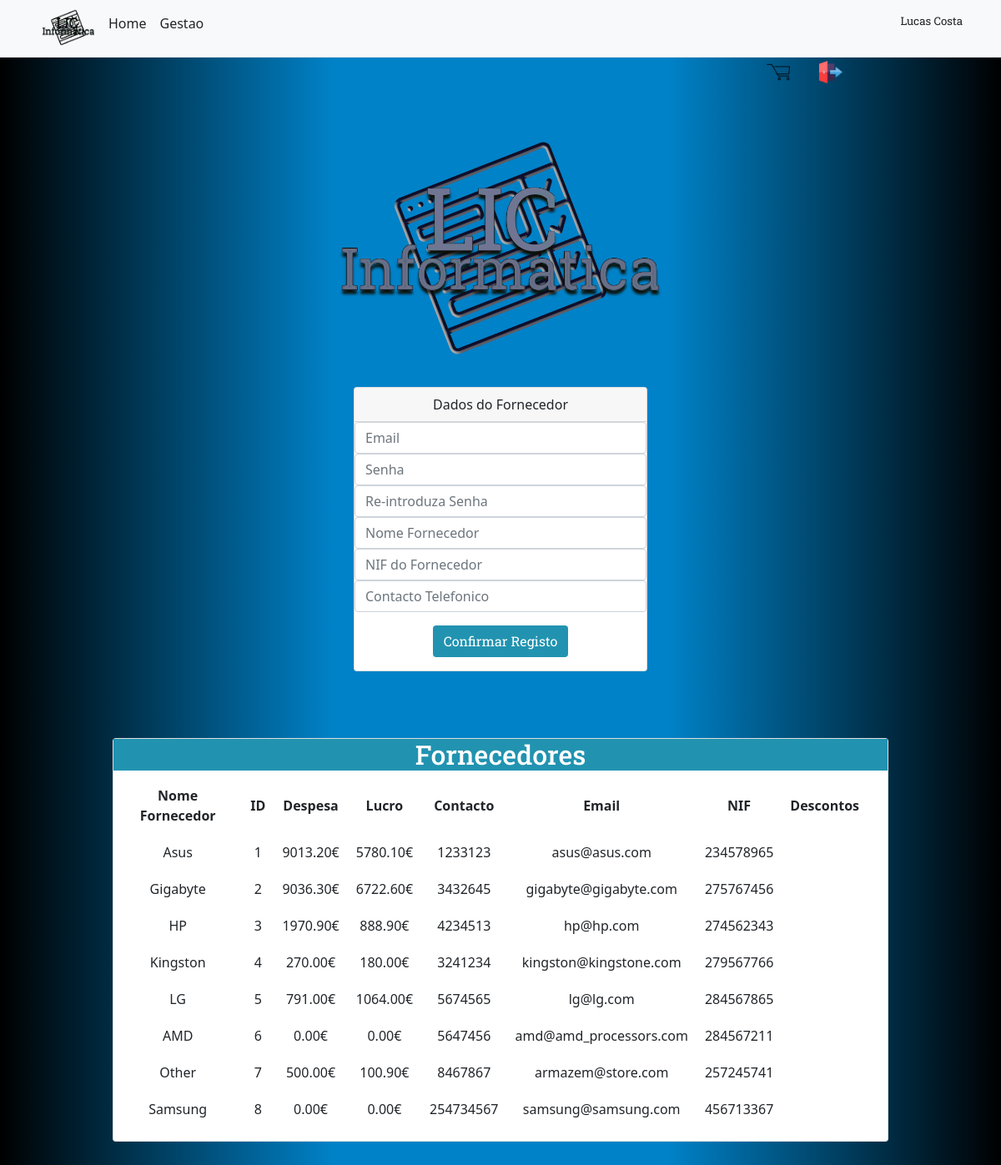
Page /admin/criar-fornecedor (signed in) on the earlier database version.
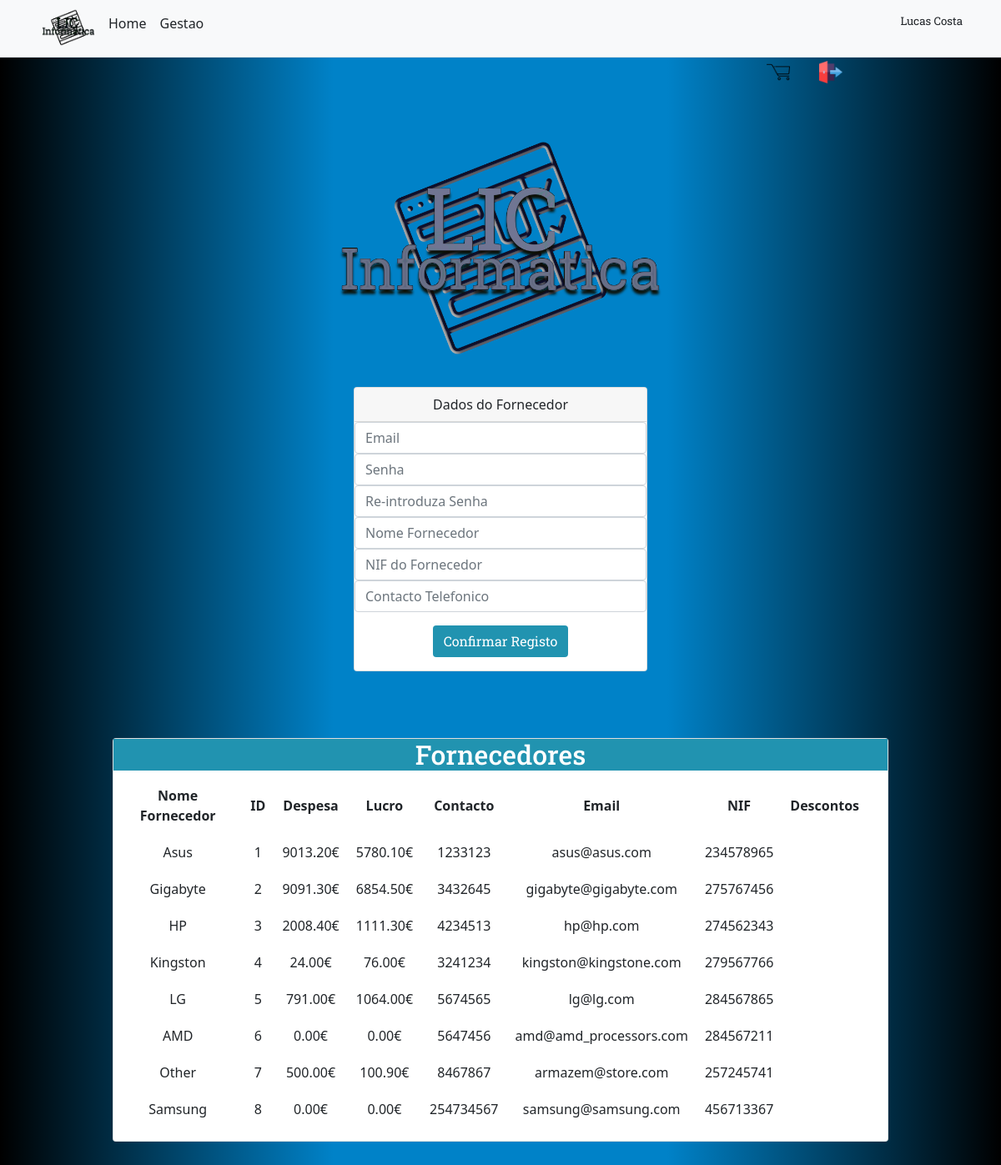
Same page on the later database version.
### main_app.py (models this page shows)
class Fornecedor(db.Model):
    __tablename__ = 'Fornecedores'
    id_fornecedor = db.Column(db.Integer, primary_key=True)
    email_fornecedor = db.Column(db.String(100))
    nome_fornecedor = db.Column(db.String(60))
    desp_fornecedor = db.Column(db.Float)
    lucro_fornecedor = db.Column(db.Float)
    contacto = db.Column(db.Integer)
    numero_IF = db.Column(db.Integer)
    senha_login = db.Column(db.String)
    desconto_fornecedor = db.Column(db.Integer)
    db.create_all()
    db.session.commit()

### main_app.py (the view, shortened to what this page needs)
@root.route('/admin/criar-fornecedor', methods=['GET', 'POST'])
def criar_fornecedor():
    fornecedor = lista_fornecedores()
    if request.method == 'GET':
        return render_template('criar_fornecedor.html',fornecedores = fornecedor)

### main_app.py (called while the page is built)
def lista_fornecedores():
    try:
        con = sqlite3.connect('database/dados_informacoes2.db')
        cursor = con.cursor()
        cursor.execute("SELECT * FROM Fornecedores")
        fornecedores = cursor.fetchall()
        return fornecedores
    except Exception as e:
        print(e)
    finally:
        cursor.close()
        con.close()

### templates/criar_fornecedor.html (shortened to what this page needs)
<!DOCTYPE html>
<html lang="en">
<head>
    <link href="https://cdn.jsdelivr.net/npm/bootstrap@5.1.3/dist/css/bootstrap.min.css" rel="stylesheet"
>
    <link rel="stylesheet" href="/static/main.css">
</head>
<body>
    <main>
        <nav class="py-2 bg-light border-bottom">
            <div class="container d-flex flex-wrap">
                <img alt="lefters" src="/static/img/LIC_Informatica3.png" width="80" height="50">
                <ul class="nav me-auto">
                    <li class="nav-item"><a href="/" class="nav-link link-dark px-2 " aria-current="page">Home</a></li>
                    {% if session['log_in_admin'] == True or session['log_in_fornecedor'] == True%}
                    <li class="nav-item"><a href="/listagem_produto" class="nav-link link-dark px-2">Gestao</a></li>
                    {% endif %}
                </ul>
                <ul>
                    {% if session['log_in'] == True or session['log_in_admin'] == True or session['log_in_fornecedor']
                    == True%}
                    <a class="nav-link link-dark px-1 py-2 btn_smalsize sub_titulo">{{session['username']}}</a>
                    {% endif%}
                </ul>
            </div>
        </nav>
        <ul>
            {% if session['log_in'] == True or session['log_in_admin'] == True or session['log_in_fornecedor'] == True
            %}
            <div class="header col-2 offset-9 ">
                <nav class="nav">
                    <a class="nav-link py-1 px-0" href="/user-login/carrinho">
                        <img action="submit" alt="centered image" href="/user-login/carrinho" rel="icon lefters"
                            type="image/png" src="/static/img/carrinho-de-compras.png" height="55" width="55">
                    </a>
                    <a class="nav-link py-1 px-2 " href="/logout">
                        <img action="submit" alt="centered image" src="/static/img/logout.png" height="55" width="55">
                    </a>
                </nav>
            </div>
            {% endif%}
        </ul>
        <div class="container">
            <a href="/">
                <p class="aligncenter" width="300" height="300">
                    <img alt="centered image" src="/static/img/LIC_Informatica.png" width="900" height="300">
                </p>
            </a>
        </div>
        <nav class="row row-cols-3 rounded px-5 text-center">
            <div class="aligncenter offset-4">
                <div class="card">
                    <form action="/admin/criar-fornecedor" method="post">
                        <div class="card-header row-cols-5em text-center">
                            Dados do Fornecedor
                        </div>
                        <div class="form-group row-cols-5em text-center">
                            <input type="text" name="email_fornecedor" placeholder="Email" class="form-control"
                                autofocus>
                            <input type="password" name="password_fornecedor" placeholder="Senha" class="form-control">
                            <input type="password" name="re_senha_check_fornecedor" placeholder="Re-introduza Senha"
                                class="form-control">
                            <input type="String" name="nome_fornecedor_reg" placeholder="Nome Fornecedor"
                                class="form-control">
                            <input type="Integer" name="numero_If" placeholder="NIF do Fornecedor" class="form-control">
                            <input type="tel" name="contacto_fornecedor" pattern="[0-9]{9}"
                                placeholder="Contacto Telefonico" class="form-control">
                        </div>
                        <button type="submit" class="btn btn_links btn-block"
                            onclick="alert('Fornecedor criado com sucesso')">Confirmar
                            Registo
                        </button>
                    </form>
                </div>
            </div>
        </nav>
        {%if session['log_in_admin'] == True%}
        <br><br>
        <div class="col-12 my-auto container" style="margin-left: auto" methods="get">
            <nav class="row col-sm-10 offset-1">
                <div class="aligncenter">
                    <div class="card row">
                        <h2 class="btn_links titulo img"> Fornecedores </h2>
                        <nav class="row container-fluid row-cols-1 col-auto">
                            <table class="tbl-cart container" cellpadding="10" cellspacing="1">
                                <tbody>
                                    <tr>
                                        <th style="text-align:center;">Nome Fornecedor</th>
                                        <th style="text-align:center;">ID</th>
                                        <th style="text-align:center;" width="5%">Despesa</th>
                                        <th style="text-align: center;" width="5%">Lucro</th>
                                        <th style="text-align:center;" width="10%">Contacto</th>
                                        <th style="text-align:center;" width="10%">Email</th>
                                        <th style="text-align:center;" width="10%">NIF</th>
                                        <th style="text-align:center;" width="10%">Descontos</th>
                                    </tr>
                                    {%for fornecedor in fornecedores%}
                                    {% set id_fornecedor = fornecedor[0] %}
                                    {% set email_fornecedor = fornecedor[1] %}
                                    {% set fornecedor_name = fornecedor[2] %}
                                    {% set desp_fornecedor = fornecedor[3] %}
                                    {% set contacto = fornecedor[5] %}
                                    {% set numero_IF = fornecedor[6] %}
                                    {% set lucro_fornecedor = fornecedor[4]%}
                                    <tr>
                                        <td style="text-align:center;">{{ fornecedor_name }}</td>
                                        <td style="text-align:center;">{{ id_fornecedor }}</td>
                                        <td style="text-align:center;" width="5%">{{'%.2f' % desp_fornecedor }}€
                                        </td>
                                        <td style="text-align:center;" width="5%">{{'%.2f' % lucro_fornecedor }}€
                                        </td>
                                        <td style="text-align:center;" width="10%">{{ contacto }}</td>
                                        <td style="text-align:center;" width="10%">{{ email_fornecedor }}</td>
                                        <td style="text-align:center;" width="5%">{{ numero_IF }}</td>
                                        <td style="text-align:center;" width="5%">{{ desconto }}</td>
                                    </tr>
                                </tbody>{%endfor%}
                            </table>
                        </nav>
                    </div>
                </div>
            </nav>
        </div>
        {%endif%}
        <br><br><br>
    </main>
</body>
</html>

### static/main.css (style rules this page uses)
body { background: rgb(33,147,176); background: linear-gradient(90deg, #000000 , #0082c8 ,#0082c8,#000000); font-family: var(--bs-body-font-family); font-size: var(--bs-body-font-size); font-weight: var(--bs-body-font-weight); line-height: var(--bs-body-line-height); text-align: var(--bs-body-text-align); }
img { max-width: 90%; max-height: 50%; object-fit: scale-down; }
.aligncenter { text-align:center; }
.sub_titulo { font-family: 'Permanent Marker', cursive; font-family: 'Roboto Slab', serif; font-size:large; }
.btn_links { font-family: 'Permanent Marker', cursive; font-family: 'Roboto Slab', serif; background-color:rgb(33, 147, 176); color:rgb(255, 255, 255); }
.btn_smalsize { font-size: smaller; }

Differences in the rows shown:
changed Fornecedor "Gigabyte": desp_fornecedor "9036.30" → "9091.30"; lucro_fornecedor "6722.60" → "6854.50"
changed Fornecedor "HP": desp_fornecedor "1970.90" → "2008.40"; lucro_fornecedor "888.90" → "1111.30"
changed Fornecedor "Kingston": desp_fornecedor "270.00" → "24.00"; lucro_fornecedor "180.00" → "76.00"
